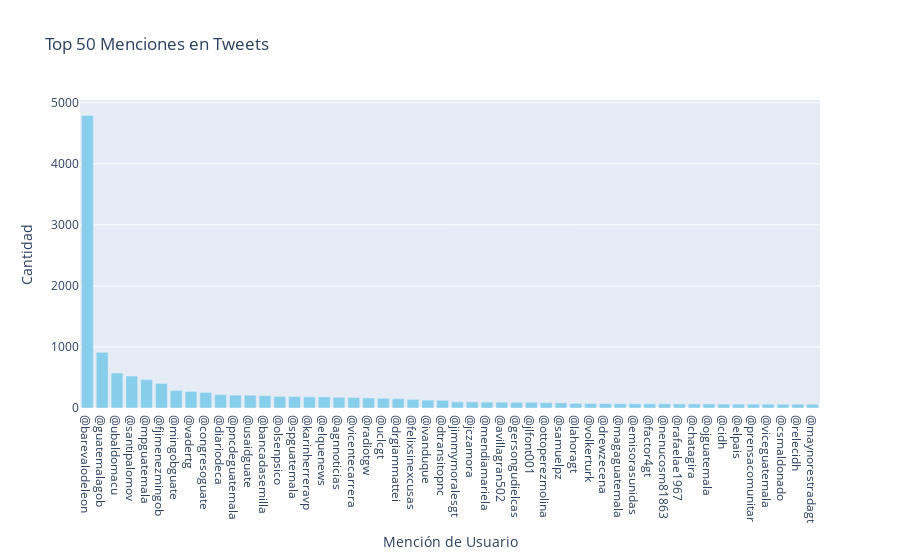

The notebook cell saved with this chart:
### Markdown cell above
# Visualización de gráficos interactivos

### Code cell
# Extraer menciones de usuarios con @ en el contenido de los tweets
df['mentions'] = df['rawContent'].apply(lambda x: re.findall(r'@\w+', x))

# Contar las menciones más frecuentes
all_mentions = df['mentions'].explode().value_counts()

# Seleccionar las 50 menciones más frecuentes
top_mentions = all_mentions.head(50).reset_index()
top_mentions.columns = ['mention', 'count']

# Crear la gráfica interactiva con Plotly
fig = px.bar(top_mentions, x='mention', y='count', 
             title='Top 50 Menciones en Tweets',
             labels={'mention': 'Mención de Usuario', 'count': 'Cantidad'},
             color_discrete_sequence=['skyblue'])

# Mostrar la gráfica
fig.show()

### Figure 1 — Plotly figure (JSON) as saved in the notebook; plotly's stock layout.template omitted (floating-point values rounded to 4 significant figures)
{"data": [{"alignmentgroup": "True", "hovertemplate": "Mención de Usuario=%{x}<br>Cantidad=%{y}<extra></extra>", "legendgroup": "", "marker": {"color": "skyblue", "pattern": {"shape": ""}}, "name": "", "offsetgroup": "", "orientation": "v", "showlegend": false, "textposition": "auto", "type": "bar", "x": ["@barevalodeleon", "@guatemalagob", "@ubaldomacu", "@santipalomov", "@mpguatemala", "@fjimenezmingob", "@mingobguate", "@vadertg", "@congresoguate", "@diariodeca", "@pncdeguatemala", "@usaidguate", "@bancadasemilla", "@olsenpsico", "@spguatemala", "@karinherreravp", "@elquenews", "@agnnoticias", "@vicentecarrera", "@radiotgw", "@uclcgt", "@drgiammattei", "@felixsinexcusas", "@ivanduque", "@dtransitopnc", "@jimmymoralesgt", "@jczamora", "@mendiamariela", "@avillagran502", "@gersongudielcas", "@jlfont001", "@ottoperezmolina", "@samuelpz", "@lahoragt", "@volkerturk", "@drewzecena", "@magaguatemala", "@emisorasunidas", "@factor4gt", "@nenucosm81863", "@rafaelae1967", "@chatagira", "@ojguatemala", "@cidh", "@elpais", "@prensacomunitar", "@viceguatemala", "@csmaldonado", "@relecidh", "@maynorestradagt"], "xaxis": "x", "y": [4793, 912, 573, 524, 466, 403, 288, 272, 255, 219, 211, 210, 202, 189, 188, 183, 182, 174, 171, 165, 159, 153, 141, 129, 126, 101, 99, 97, 96, 94, 93, 88, 85, 75, 74, 72, 71, 70, 69, 69, 67, 67, 66, 64, 63, 63, 63, 62, 62, 61], "yaxis": "y"}], "layout": {"barmode": "relative", "legend": {"tracegroupgap": 0}, "title": {"text": "Top 50 Menciones en Tweets"}, "xaxis": {"anchor": "y", "domain": [0, 1], "title": {"text": "Mención de Usuario"}}, "yaxis": {"anchor": "x", "domain": [0, 1], "title": {"text": "Cantidad"}}}}
